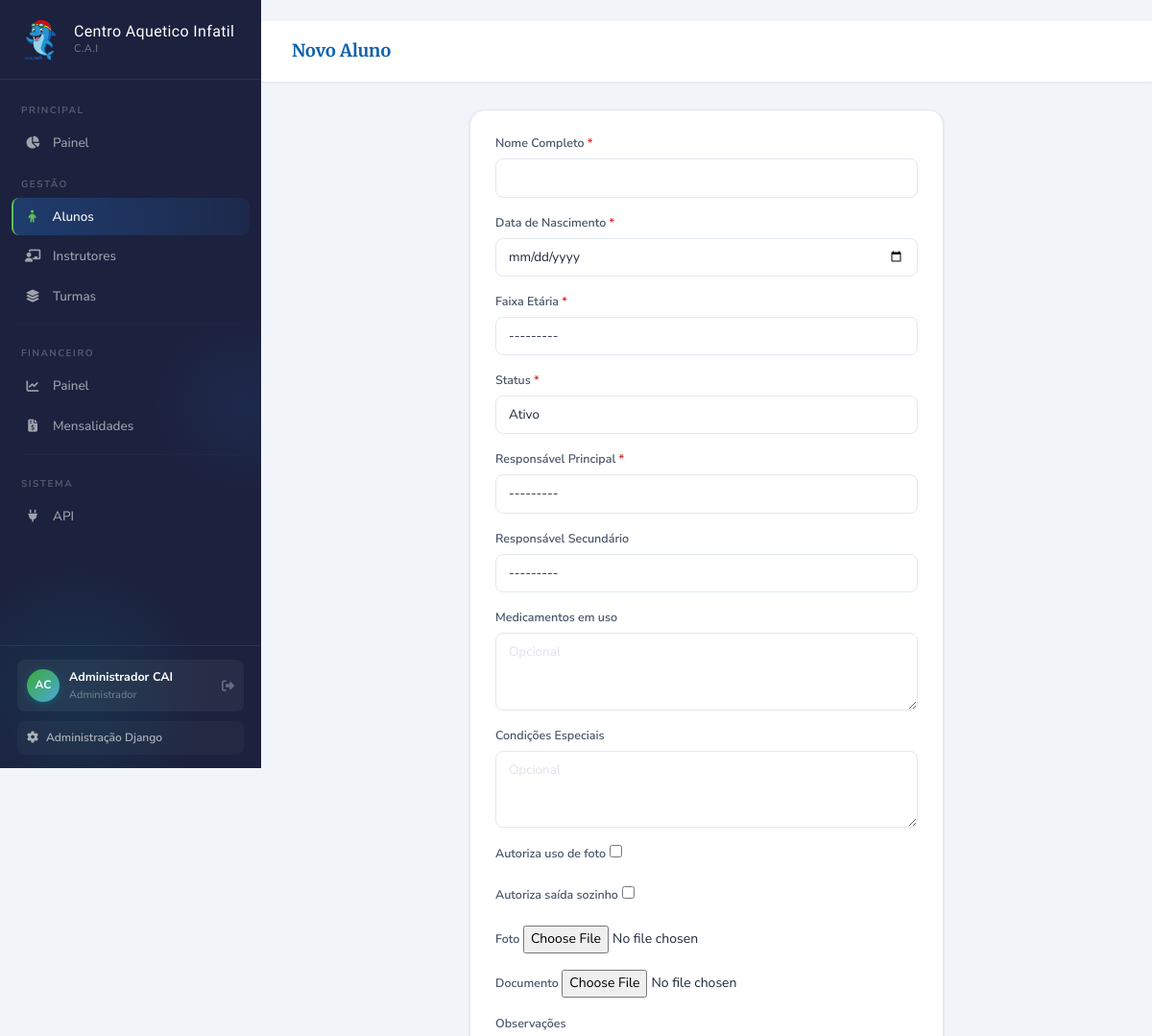
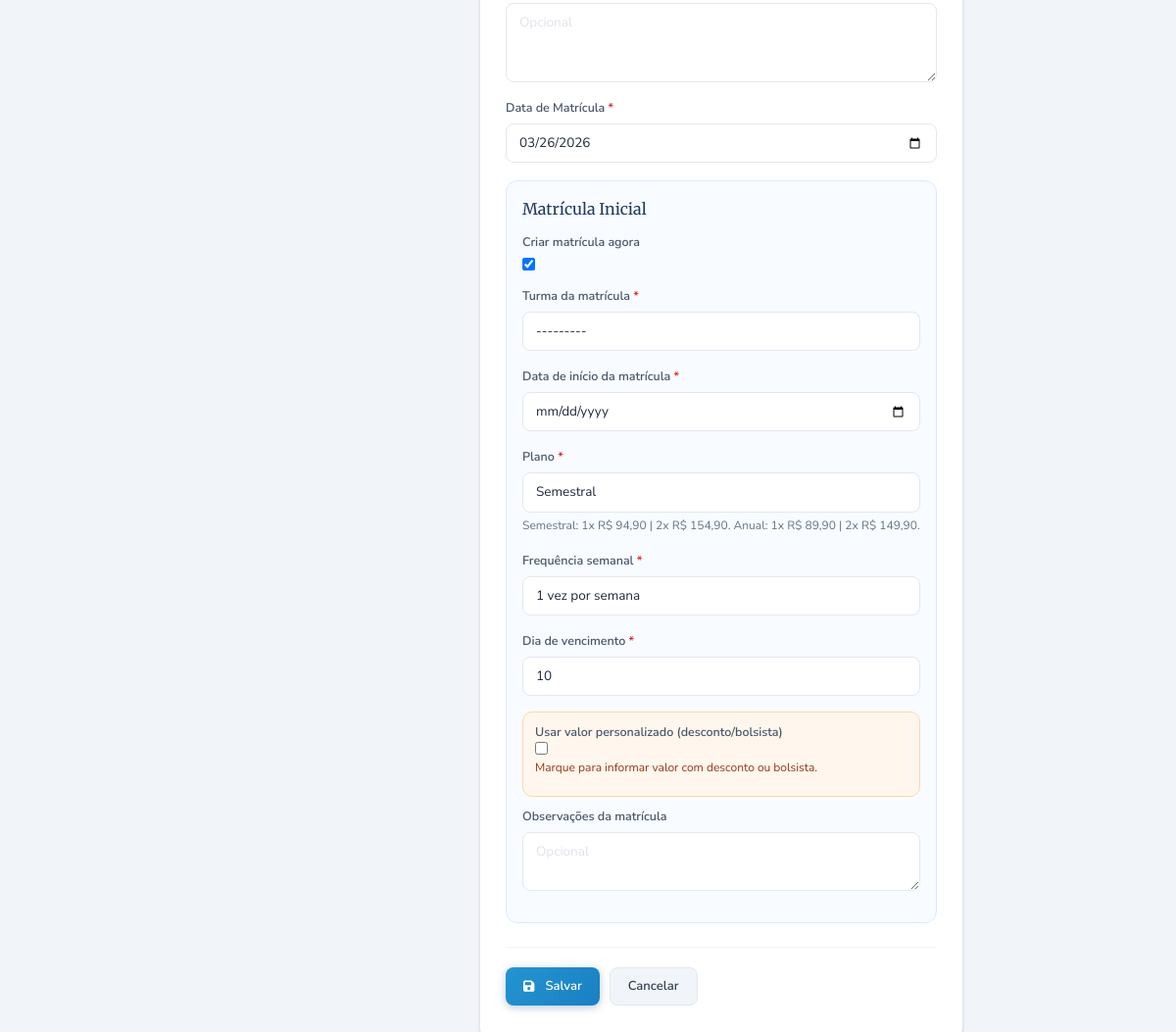
The page /alunos/novo/ (signed in) on the database its author committed (2 pictures, top to bottom).
### apps/accounts/models.py (models this page shows, shortened)
class Usuario(AbstractUser):
    PERFIL_CHOICES = [
        ('admin', 'Administrador'),
        ('coordenacao', 'Coordenação'),
        ('financeiro', 'Financeiro'),
        ('professor', 'Professor'),
    ]
    perfil = models.CharField(
        max_length=20,
        choices=PERFIL_CHOICES,
        default='professor',
        verbose_name='Perfil'
    )
    telefone = models.CharField(max_length=20, blank=True, verbose_name='Telefone')
    foto = models.ImageField(
        upload_to='usuarios/', null=True, blank=True, verbose_name='Foto'
    )
    ativo = models.BooleanField(default=True, verbose_name='Ativo')
    criado_em = models.DateTimeField(auto_now_add=True)
    atualizado_em = models.DateTimeField(auto_now=True)
    class Meta:
        verbose_name = 'Usuário'
        verbose_name_plural = 'Usuários'
        ordering = ['first_name', 'last_name']

### apps/alunos/views.py (the view)
# urls.py: path('novo/', views.novo_aluno, name='novo_aluno'),
@login_required
def novo_aluno(request):
    if request.method == 'POST':
        form = AlunoForm(request.POST, request.FILES, incluir_matricula=True)
        if form.is_valid():
            with transaction.atomic():
                aluno = form.save()
                if form.cleaned_data.get('criar_matricula'):
                    matricula = Matricula(
                        aluno=aluno,
                        turma=form.cleaned_data['turma_matricula'],
                        status='ativa',
                        data_inicio=form.cleaned_data['data_inicio_matricula'],
                        plano=form.cleaned_data['plano_matricula'],
                        frequencia_semanal=int(form.cleaned_data['frequencia_matricula']),
                        dia_vencimento=form.cleaned_data['dia_vencimento_matricula'],
                        cobranca_personalizada=form.cleaned_data.get('cobranca_personalizada', False),
                        valor_personalizado=form.cleaned_data.get('valor_personalizado_matricula'),
                        observacoes=form.cleaned_data.get('observacoes_matricula') or '',
                    )
                    matricula.save()
            messages.success(request, f'Aluno {aluno.nome} cadastrado com sucesso!')
            return redirect('perfil_aluno', pk=aluno.pk)
    else:
        form = AlunoForm(incluir_matricula=True)
    return render(request, 'alunos/form.html', {'form': form, 'titulo': 'Novo Aluno'})

### apps/alunos/models.py (called while the page is built)
    def __str__(self):
        return f"{self.nome} ({self.get_parentesco_display()})"

### apps/turmas/models.py (called while the page is built)
    def __str__(self):
        return (
            f"{self.nome} - {self.get_dia_semana_display()} "
            f"{self.horario_inicio:%H:%M}"
        )

### templates/alunos/form.html (shortened to what this page needs)
﻿{% extends 'base.html' %}
{% block page_title %}{{ titulo }}{% endblock %}
{% block content %}
<div class="row justify-content-center">
  <div class="col-lg-7">
    <div class="card-surface">
      <form method="post" enctype="multipart/form-data">
        {% for field in form %}
        {% if field.name != 'criar_matricula' and field.name != 'turma_matricula' and field.name != 'data_inicio_matricula' and field.name != 'plano_matricula' and field.name != 'frequencia_matricula' and field.name != 'dia_vencimento_matricula' and field.name != 'cobranca_personalizada' and field.name != 'valor_personalizado_matricula' and field.name != 'observacoes_matricula' %}
        <div class="mb-3">
          <label class="form-label">{{ field.label }}{% if field.field.required %}<span style="color:#dc2626;"> *</span>{% endif %}</label>
          {{ field }}
        </div>
        {% endif %}
        {% endfor %}
        {% if form.criar_matricula %}
        <div style="margin-top:18px;padding:16px;border:1px solid #dbeafe;border-radius:12px;background:#f8fbff;">
          <div style="font-family:'Merriweather',serif;font-size:16px;color:#1e3a5f;margin-bottom:10px;">Matrícula Inicial</div>
          <div class="mb-3">
            <label class="form-label">{{ form.criar_matricula.label }}</label>
            <div>{{ form.criar_matricula }}</div>
          </div>
          <div id="matricula-section">
            <div class="mb-3">
              <label class="form-label">{{ form.turma_matricula.label }}<span style="color:#dc2626;"> *</span></label>
              {{ form.turma_matricula }}
            </div>
            <div class="mb-3">
              <label class="form-label">{{ form.data_inicio_matricula.label }}<span style="color:#dc2626;"> *</span></label>
              {{ form.data_inicio_matricula }}
            </div>
            <div class="mb-3">
              <label class="form-label">{{ form.plano_matricula.label }}<span style="color:#dc2626;"> *</span></label>
              {{ form.plano_matricula }}
              {% if form.plano_matricula.help_text %}<div style="font-size:12px;color:#64748b;margin-top:4px;">{{ form.plano_matricula.help_text }}</div>{% endif %}
            </div>
            <div class="mb-3">
              <label class="form-label">{{ form.frequencia_matricula.label }}<span style="color:#dc2626;"> *</span></label>
              {{ form.frequencia_matricula }}
            </div>
            <div class="mb-3">
              <label class="form-label">{{ form.dia_vencimento_matricula.label }}<span style="color:#dc2626;"> *</span></label>
              {{ form.dia_vencimento_matricula }}
            </div>
            <div style="margin:14px 0 10px;padding:10px 12px;border-radius:10px;background:#fff7ed;border:1px solid #fed7aa;">
              <div class="mb-2">
                <label class="form-label" style="margin-bottom:0;">{{ form.cobranca_personalizada.label }}</label>
                <div>{{ form.cobranca_personalizada }}</div>
                <div style="font-size:12px;color:#9a3412;margin-top:4px;">Marque para informar valor com desconto ou bolsista.</div>
              </div>
            </div>
            <div class="mb-3">
              <label class="form-label">{{ form.observacoes_matricula.label }}</label>
              {{ form.observacoes_matricula }}
            </div>
          </div>
        </div>
        {% endif %}
        <div style="display:flex;gap:10px;margin-top:24px;padding-top:20px;border-top:1px solid #f1f5f9;">
          <button type="submit" class="btn-cai btn-cai-primary"><i class="fas fa-save me-1"></i>Salvar</button>
          <a href="javascript:history.back()" class="btn-cai btn-cai-ghost">Cancelar</a>
        </div>
      </form>
    </div>
  </div>
</div>
{% endblock %}

### templates/base.html (shortened to what this page needs)
﻿<!DOCTYPE html>
<html lang="pt-br">
{% load static %}
<head>
  <link href="https://cdnjs.cloudflare.com/ajax/libs/bootstrap/5.3.2/css/bootstrap.min.css" rel="stylesheet">
  <link href="https://cdnjs.cloudflare.com/ajax/libs/font-awesome/6.5.0/css/all.min.css" rel="stylesheet">
</head>
<body>
<nav id="sidebar">
  <div class="sidebar-brand">
    <a href="{% url 'home' %}" class="brand-link">
      <div class="brand-emblem"><img src="{% static 'img/mascote-cai.png' %}" alt="Mascote Dolphin C.A.I"></div>
      <div class="brand-text"><strong>Centro Aquetico Infatil</strong><small>C.A.I</small></div>
    </a>
  </div>
  <div class="sidebar-nav">
    <div class="nav-section-label">Principal</div>
    <div class="nav-item"><a href="{% url 'home' %}" class="nav-link {% if request.resolver_match.url_name == 'home' %}active{% endif %}"><span class="nav-icon"><i class="fas fa-chart-pie"></i></span>Painel</a></div>
    <div class="nav-section-label">Gestão</div>
    <div class="nav-item"><a href="{% url 'lista_alunos' %}" class="nav-link {% if 'aluno' in request.resolver_match.url_name %}active{% endif %}"><span class="nav-icon"><i class="fas fa-child"></i></span>Alunos</a></div>
    <div class="nav-item"><a href="{% url 'lista_professores' %}" class="nav-link {% if 'professor' in request.resolver_match.url_name %}active{% endif %}"><span class="nav-icon"><i class="fas fa-chalkboard-teacher"></i></span>Instrutores</a></div>
    <div class="nav-item"><a href="{% url 'lista_turmas' %}" class="nav-link {% if 'turma' in request.resolver_match.url_name %}active{% endif %}"><span class="nav-icon"><i class="fas fa-layer-group"></i></span>Turmas</a></div>
    <hr class="nav-divider">
    <div class="nav-section-label">Financeiro</div>
    <div class="nav-item"><a href="{% url 'financeiro' %}" class="nav-link {% if request.resolver_match.url_name == 'financeiro' %}active{% endif %}"><span class="nav-icon"><i class="fas fa-chart-line"></i></span>Painel</a></div>
    <div class="nav-item"><a href="{% url 'lista_mensalidades' %}" class="nav-link {% if 'mensalidade' in request.resolver_match.url_name %}active{% endif %}"><span class="nav-icon"><i class="fas fa-file-invoice-dollar"></i></span>Mensalidades</a></div>
    <hr class="nav-divider">
    <div class="nav-section-label">Sistema</div>
    <div class="nav-item"><a href="/api/v1/" target="_blank" class="nav-link"><span class="nav-icon"><i class="fas fa-plug"></i></span>API</a></div>
  </div>
  <div class="sidebar-footer">
    <div class="user-pill">
      <div class="user-avatar-sm">{{ request.user.first_name|first|upper }}{{ request.user.last_name|first|upper }}</div>
      <div class="user-info-sm"><strong>{{ request.user.get_full_name|default:request.user.username }}</strong><small>{{ request.user.get_perfil_display }}</small></div>
      <a href="{% url 'logout' %}" class="user-logout" title="Sair"><i class="fas fa-sign-out-alt"></i></a>
    </div>
    <a href="/admin/" target="_blank" class="sidebar-admin-link"><i class="fas fa-cog"></i>Administração Django</a>
  </div>
</nav>
<div id="main">
  <div class="topbar">
    <div class="topbar-title">{% block page_title %}C.A.I{% endblock %}</div>
  </div>
  <div class="page-content">{% block content %}{% endblock %}</div>
</div>
</body>
</html>

### rows shown on the page
Usuario: user.first_name|first "A", user.last_name|first "C", user.get_full_name "Administrador CAI", user.perfil "Administrador"

### other values the page prints
{{ titulo }} "Novo Aluno"
{{ field.label }} "Nome Completo" "Data de Nascimento" "Faixa Etária" "Status" "Responsável Principal" "Responsável Secundário" "Medicamentos em uso" "Condições Especiais" "Autoriza uso de foto" "Autoriza saída sozinho" "Foto" "Documento" "Observações" "Data de Matrícula"
